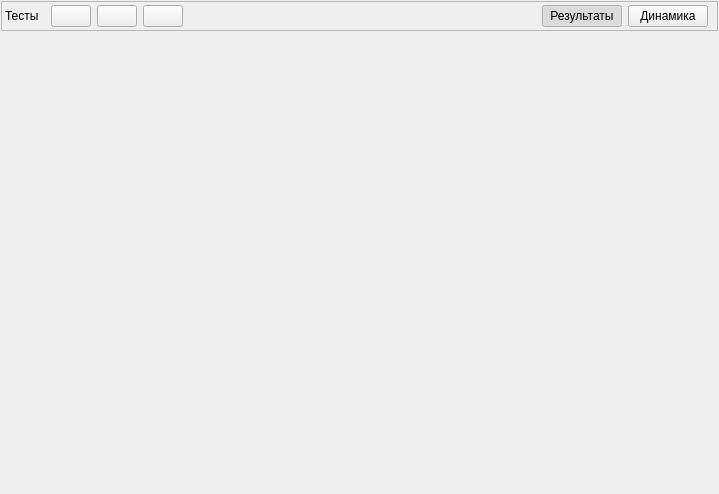
<?xml version="1.0" encoding="UTF-8"?>
<ui version="4.0">
 <class>TestsWidget</class>
 <widget class="QWidget" name="TestsWidget">
  <property name="geometry">
   <rect>
    <x>0</x>
    <y>0</y>
    <width>719</width>
    <height>494</height>
   </rect>
  </property>
  <property name="windowTitle">
   <string>Form</string>
  </property>
  <layout class="QVBoxLayout" name="verticalLayout">
   <property name="spacing">
    <number>1</number>
   </property>
   <property name="leftMargin">
    <number>1</number>
   </property>
   <property name="topMargin">
    <number>1</number>
   </property>
   <property name="rightMargin">
    <number>1</number>
   </property>
   <property name="bottomMargin">
    <number>1</number>
   </property>
   <item>
    <widget class="QFrame" name="frTitle">
     <property name="sizePolicy">
      <sizepolicy hsizetype="Preferred" vsizetype="Fixed">
       <horstretch>0</horstretch>
       <verstretch>0</verstretch>
      </sizepolicy>
     </property>
     <property name="frameShape">
      <enum>QFrame::StyledPanel</enum>
     </property>
     <property name="frameShadow">
      <enum>QFrame::Raised</enum>
     </property>
     <layout class="QHBoxLayout" name="horizontalLayout">
      <property name="leftMargin">
       <number>3</number>
      </property>
      <property name="topMargin">
       <number>3</number>
      </property>
      <property name="rightMargin">
       <number>3</number>
      </property>
      <property name="bottomMargin">
       <number>3</number>
      </property>
      <item>
       <widget class="QLabel" name="lblTitle">
        <property name="text">
         <string>Тесты</string>
        </property>
       </widget>
      </item>
      <item>
       <widget class="QWidget" name="widget" native="true"/>
      </item>
      <item>
       <widget class="QPushButton" name="btnNewTest">
        <property name="sizePolicy">
         <sizepolicy hsizetype="Fixed" vsizetype="Fixed">
          <horstretch>0</horstretch>
          <verstretch>0</verstretch>
         </sizepolicy>
        </property>
        <property name="toolTip">
         <string>Провести тест</string>
        </property>
        <property name="text">
         <string/>
        </property>
        <property name="icon">
         <iconset resource="../../kernel.qrc">
          <normaloff>:/images/ResultsRun.png</normaloff>:/images/ResultsRun.png</iconset>
        </property>
        <property name="iconSize">
         <size>
          <width>32</width>
          <height>32</height>
         </size>
        </property>
       </widget>
      </item>
      <item>
       <widget class="QPushButton" name="btnDelTest">
        <property name="sizePolicy">
         <sizepolicy hsizetype="Fixed" vsizetype="Fixed">
          <horstretch>0</horstretch>
          <verstretch>0</verstretch>
         </sizepolicy>
        </property>
        <property name="toolTip">
         <string>Удалить запись о тесте...</string>
        </property>
        <property name="text">
         <string/>
        </property>
        <property name="icon">
         <iconset resource="../../kernel.qrc">
          <normaloff>:/images/ResultDelete.png</normaloff>:/images/ResultDelete.png</iconset>
        </property>
        <property name="iconSize">
         <size>
          <width>32</width>
          <height>32</height>
         </size>
        </property>
       </widget>
      </item>
      <item>
       <widget class="QPushButton" name="btnTestProperty">
        <property name="toolTip">
         <string>Свойства теста...</string>
        </property>
        <property name="text">
         <string/>
        </property>
        <property name="icon">
         <iconset resource="../../kernel.qrc">
          <normaloff>:/images/TestProperty.png</normaloff>:/images/TestProperty.png</iconset>
        </property>
        <property name="iconSize">
         <size>
          <width>32</width>
          <height>32</height>
         </size>
        </property>
       </widget>
      </item>
      <item>
       <spacer name="horizontalSpacer_2">
        <property name="orientation">
         <enum>Qt::Horizontal</enum>
        </property>
        <property name="sizeHint" stdset="0">
         <size>
          <width>40</width>
          <height>20</height>
         </size>
        </property>
       </spacer>
      </item>
      <item>
       <widget class="QPushButton" name="btnResults">
        <property name="text">
         <string>Результаты</string>
        </property>
        <property name="icon">
         <iconset resource="../../kernel.qrc">
          <normaloff>:/images/Results.png</normaloff>:/images/Results.png</iconset>
        </property>
        <property name="iconSize">
         <size>
          <width>32</width>
          <height>32</height>
         </size>
        </property>
        <property name="checkable">
         <bool>true</bool>
        </property>
        <property name="checked">
         <bool>true</bool>
        </property>
        <property name="autoExclusive">
         <bool>true</bool>
        </property>
       </widget>
      </item>
      <item>
       <widget class="QPushButton" name="btnDynamic">
        <property name="text">
         <string>Динамика</string>
        </property>
        <property name="icon">
         <iconset resource="../../kernel.qrc">
          <normaloff>:/images/Dynamic.png</normaloff>:/images/Dynamic.png</iconset>
        </property>
        <property name="iconSize">
         <size>
          <width>32</width>
          <height>32</height>
         </size>
        </property>
        <property name="checkable">
         <bool>true</bool>
        </property>
        <property name="autoExclusive">
         <bool>true</bool>
        </property>
       </widget>
      </item>
      <item>
       <widget class="QWidget" name="widget_2" native="true"/>
      </item>
     </layout>
    </widget>
   </item>
   <item>
    <widget class="QWidget" name="wgtClient" native="true">
     <layout class="QHBoxLayout" name="horizontalLayout_2">
      <property name="spacing">
       <number>1</number>
      </property>
      <property name="leftMargin">
       <number>1</number>
      </property>
      <property name="topMargin">
       <number>0</number>
      </property>
      <property name="rightMargin">
       <number>1</number>
      </property>
      <property name="bottomMargin">
       <number>1</number>
      </property>
      <item>
       <widget class="ResultsWidget" name="wgtResult" native="true"/>
      </item>
      <item>
       <widget class="DynamicAutoWidget" name="wgtDynamic" native="true"/>
      </item>
     </layout>
    </widget>
   </item>
  </layout>
 </widget>
 <customwidgets>
  <customwidget>
   <class>DynamicAutoWidget</class>
   <extends>QWidget</extends>
   <header location="global">dynamicautowidget.h</header>
   <container>1</container>
  </customwidget>
  <customwidget>
   <class>ResultsWidget</class>
   <extends>QWidget</extends>
   <header location="global">resultswidget.h</header>
   <container>1</container>
  </customwidget>
 </customwidgets>
 <resources>
  <include location="../../kernel.qrc"/>
 </resources>
 <connections>
  <connection>
   <sender>btnNewTest</sender>
   <signal>clicked()</signal>
   <receiver>TestsWidget</receiver>
   <slot>runTest()</slot>
   <hints>
    <hint type="sourcelabel">
     <x>101</x>
     <y>44</y>
    </hint>
    <hint type="destinationlabel">
     <x>403</x>
     <y>80</y>
    </hint>
   </hints>
  </connection>
  <connection>
   <sender>btnResults</sender>
   <signal>clicked()</signal>
   <receiver>TestsWidget</receiver>
   <slot>selectResult()</slot>
   <hints>
    <hint type="sourcelabel">
     <x>564</x>
     <y>36</y>
    </hint>
    <hint type="destinationlabel">
     <x>722</x>
     <y>57</y>
    </hint>
   </hints>
  </connection>
  <connection>
   <sender>btnDynamic</sender>
   <signal>clicked()</signal>
   <receiver>TestsWidget</receiver>
   <slot>selectDynamic()</slot>
   <hints>
    <hint type="sourcelabel">
     <x>625</x>
     <y>19</y>
    </hint>
    <hint type="destinationlabel">
     <x>720</x>
     <y>37</y>
    </hint>
   </hints>
  </connection>
  <connection>
   <sender>btnDelTest</sender>
   <signal>clicked()</signal>
   <receiver>TestsWidget</receiver>
   <slot>deleteTest()</slot>
   <hints>
    <hint type="sourcelabel">
     <x>125</x>
     <y>17</y>
    </hint>
    <hint type="destinationlabel">
     <x>720</x>
     <y>101</y>
    </hint>
   </hints>
  </connection>
  <connection>
   <sender>btnTestProperty</sender>
   <signal>clicked()</signal>
   <receiver>TestsWidget</receiver>
   <slot>editTestProperty()</slot>
   <hints>
    <hint type="sourcelabel">
     <x>166</x>
     <y>19</y>
    </hint>
    <hint type="destinationlabel">
     <x>722</x>
     <y>131</y>
    </hint>
   </hints>
  </connection>
 </connections>
 <slots>
  <slot>runTest()</slot>
  <slot>selectResult()</slot>
  <slot>selectDynamic()</slot>
  <slot>deleteTest()</slot>
  <slot>editTestProperty()</slot>
 </slots>
</ui>
